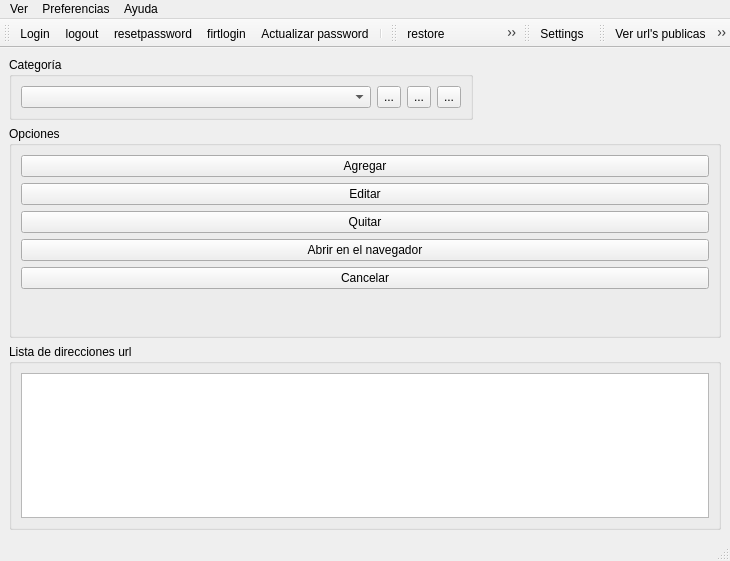
<?xml version="1.0" encoding="UTF-8"?>
<ui version="4.0">
 <class>MainForm</class>
 <widget class="QMainWindow" name="MainForm">
  <property name="geometry">
   <rect>
    <x>0</x>
    <y>0</y>
    <width>730</width>
    <height>561</height>
   </rect>
  </property>
  <property name="windowTitle">
   <string>MainForm</string>
  </property>
  <property name="iconSize">
   <size>
    <width>30</width>
    <height>30</height>
   </size>
  </property>
  <widget class="QWidget" name="centralwidget">
   <layout class="QVBoxLayout" name="verticalLayout">
    <item>
     <layout class="QHBoxLayout" name="horizontalLayout_2">
      <item>
       <widget class="QGroupBox" name="groupBox">
        <property name="title">
         <string>Categoría</string>
        </property>
        <layout class="QHBoxLayout" name="horizontalLayout">
         <item>
          <widget class="QComboBox" name="cboCategory">
           <property name="minimumSize">
            <size>
             <width>350</width>
             <height>0</height>
            </size>
           </property>
           <property name="sizeIncrement">
            <size>
             <width>350</width>
             <height>0</height>
            </size>
           </property>
          </widget>
         </item>
         <item>
          <widget class="QToolButton" name="btnNewCategory">
           <property name="minimumSize">
            <size>
             <width>0</width>
             <height>22</height>
            </size>
           </property>
           <property name="text">
            <string>...</string>
           </property>
           <property name="iconSize">
            <size>
             <width>24</width>
             <height>24</height>
            </size>
           </property>
           <property name="autoRaise">
            <bool>false</bool>
           </property>
          </widget>
         </item>
         <item>
          <widget class="QToolButton" name="btnEditCategory">
           <property name="minimumSize">
            <size>
             <width>0</width>
             <height>22</height>
            </size>
           </property>
           <property name="text">
            <string>...</string>
           </property>
           <property name="iconSize">
            <size>
             <width>24</width>
             <height>24</height>
            </size>
           </property>
           <property name="autoRaise">
            <bool>false</bool>
           </property>
          </widget>
         </item>
         <item>
          <widget class="QToolButton" name="btnDeleteCategory">
           <property name="minimumSize">
            <size>
             <width>0</width>
             <height>22</height>
            </size>
           </property>
           <property name="text">
            <string>...</string>
           </property>
           <property name="iconSize">
            <size>
             <width>24</width>
             <height>24</height>
            </size>
           </property>
           <property name="autoRaise">
            <bool>false</bool>
           </property>
          </widget>
         </item>
        </layout>
       </widget>
      </item>
      <item>
       <spacer name="horizontalSpacer">
        <property name="orientation">
         <enum>Qt::Orientation::Horizontal</enum>
        </property>
        <property name="sizeHint" stdset="0">
         <size>
          <width>40</width>
          <height>20</height>
         </size>
        </property>
       </spacer>
      </item>
     </layout>
    </item>
    <item>
     <layout class="QHBoxLayout" name="horizontalLayout_3">
      <item>
       <layout class="QVBoxLayout" name="insertLayout"/>
      </item>
      <item>
       <widget class="QGroupBox" name="groupBox_5">
        <property name="sizePolicy">
         <sizepolicy hsizetype="Preferred" vsizetype="Fixed">
          <horstretch>0</horstretch>
          <verstretch>0</verstretch>
         </sizepolicy>
        </property>
        <property name="minimumSize">
         <size>
          <width>0</width>
          <height>0</height>
         </size>
        </property>
        <property name="maximumSize">
         <size>
          <width>16777215</width>
          <height>212</height>
         </size>
        </property>
        <property name="title">
         <string>Opciones</string>
        </property>
        <layout class="QVBoxLayout" name="verticalLayout_2">
         <item>
          <widget class="QPushButton" name="btnAdd">
           <property name="text">
            <string>Agregar</string>
           </property>
          </widget>
         </item>
         <item>
          <widget class="QPushButton" name="btnEdit">
           <property name="text">
            <string>Editar</string>
           </property>
          </widget>
         </item>
         <item>
          <widget class="QPushButton" name="btnQuit">
           <property name="text">
            <string>Quitar</string>
           </property>
          </widget>
         </item>
         <item>
          <widget class="QPushButton" name="btnopen">
           <property name="text">
            <string>Abrir en el navegador</string>
           </property>
          </widget>
         </item>
         <item>
          <widget class="QPushButton" name="btnCancel">
           <property name="text">
            <string>Cancelar</string>
           </property>
          </widget>
         </item>
         <item>
          <spacer name="verticalSpacer">
           <property name="orientation">
            <enum>Qt::Orientation::Vertical</enum>
           </property>
           <property name="sizeHint" stdset="0">
            <size>
             <width>20</width>
             <height>40</height>
            </size>
           </property>
          </spacer>
         </item>
        </layout>
       </widget>
      </item>
     </layout>
    </item>
    <item>
     <widget class="QGroupBox" name="groupBox_3">
      <property name="title">
       <string>Lista de direcciones url</string>
      </property>
      <layout class="QVBoxLayout" name="verticalLayout_3">
       <item>
        <widget class="QTableView" name="tvUrl">
         <property name="showGrid">
          <bool>false</bool>
         </property>
        </widget>
       </item>
      </layout>
     </widget>
    </item>
   </layout>
  </widget>
  <widget class="QMenuBar" name="menubar">
   <property name="geometry">
    <rect>
     <x>0</x>
     <y>0</y>
     <width>730</width>
     <height>21</height>
    </rect>
   </property>
   <widget class="QMenu" name="menuAyuda">
    <property name="title">
     <string>Ayuda</string>
    </property>
    <addaction name="actionAcerca_del_autor"/>
   </widget>
   <widget class="QMenu" name="menuVer">
    <property name="title">
     <string>Ver</string>
    </property>
    <addaction name="showHideAction"/>
    <addaction name="showHideDatabaseAction"/>
    <addaction name="actionPreferencias"/>
    <addaction name="separator"/>
    <addaction name="separator"/>
    <addaction name="showGridAction"/>
   </widget>
   <widget class="QMenu" name="menuPreferencias">
    <property name="title">
     <string>Preferencias</string>
    </property>
    <addaction name="actionPreference"/>
   </widget>
   <addaction name="menuVer"/>
   <addaction name="menuPreferencias"/>
   <addaction name="menuAyuda"/>
  </widget>
  <widget class="QStatusBar" name="statusbar"/>
  <widget class="QToolBar" name="logIntoolBar">
   <property name="cursor">
    <cursorShape>PointingHandCursor</cursorShape>
   </property>
   <property name="contextMenuPolicy">
    <enum>Qt::ContextMenuPolicy::PreventContextMenu</enum>
   </property>
   <property name="windowTitle">
    <string>toolBar</string>
   </property>
   <property name="iconSize">
    <size>
     <width>32</width>
     <height>32</height>
    </size>
   </property>
   <attribute name="toolBarArea">
    <enum>TopToolBarArea</enum>
   </attribute>
   <attribute name="toolBarBreak">
    <bool>false</bool>
   </attribute>
   <addaction name="btnLogIn"/>
   <addaction name="btnLogOut"/>
   <addaction name="btnResetPassword"/>
   <addaction name="firstTimeLogInBtn"/>
   <addaction name="actionActualizar_password"/>
   <addaction name="separator"/>
  </widget>
  <widget class="QToolBar" name="dataBasetoolBar">
   <property name="cursor">
    <cursorShape>PointingHandCursor</cursorShape>
   </property>
   <property name="contextMenuPolicy">
    <enum>Qt::ContextMenuPolicy::PreventContextMenu</enum>
   </property>
   <property name="windowTitle">
    <string>toolBar_2</string>
   </property>
   <property name="iconSize">
    <size>
     <width>32</width>
     <height>32</height>
    </size>
   </property>
   <attribute name="toolBarArea">
    <enum>TopToolBarArea</enum>
   </attribute>
   <attribute name="toolBarBreak">
    <bool>false</bool>
   </attribute>
   <addaction name="btnRestore"/>
   <addaction name="btnBackUp"/>
   <addaction name="btnUserBackup"/>
   <addaction name="btnRestoreBackup_user"/>
  </widget>
  <widget class="QToolBar" name="preferenceToolBar">
   <property name="cursor">
    <cursorShape>PointingHandCursor</cursorShape>
   </property>
   <property name="contextMenuPolicy">
    <enum>Qt::ContextMenuPolicy::PreventContextMenu</enum>
   </property>
   <property name="windowTitle">
    <string>toolBar</string>
   </property>
   <property name="iconSize">
    <size>
     <width>32</width>
     <height>32</height>
    </size>
   </property>
   <attribute name="toolBarArea">
    <enum>TopToolBarArea</enum>
   </attribute>
   <attribute name="toolBarBreak">
    <bool>false</bool>
   </attribute>
   <addaction name="btnSettings"/>
  </widget>
  <widget class="QToolBar" name="toolBar">
   <property name="contextMenuPolicy">
    <enum>Qt::ContextMenuPolicy::PreventContextMenu</enum>
   </property>
   <property name="windowTitle">
    <string>toolBar</string>
   </property>
   <property name="iconSize">
    <size>
     <width>32</width>
     <height>32</height>
    </size>
   </property>
   <attribute name="toolBarArea">
    <enum>TopToolBarArea</enum>
   </attribute>
   <attribute name="toolBarBreak">
    <bool>false</bool>
   </attribute>
   <addaction name="actionVer_url_s_publicas"/>
   <addaction name="excelExportAction"/>
   <addaction name="csvExportAction"/>
   <addaction name="tsvExportAction"/>
   <addaction name="txtExportAction"/>
   <addaction name="separator"/>
   <addaction name="importAction"/>
  </widget>
  <action name="btnLogIn">
   <property name="icon">
    <iconset resource="rsc.qrc">
     <normaloff>:/img/log-in.svg</normaloff>:/img/log-in.svg</iconset>
   </property>
   <property name="text">
    <string>Login</string>
   </property>
   <property name="toolTip">
    <string>Iniciar sesión(Ctrl+L)</string>
   </property>
   <property name="shortcut">
    <string>Ctrl+L</string>
   </property>
   <property name="menuRole">
    <enum>QAction::MenuRole::NoRole</enum>
   </property>
  </action>
  <action name="btnLogOut">
   <property name="icon">
    <iconset resource="rsc.qrc">
     <normaloff>:/img/log-out.svg</normaloff>:/img/log-out.svg</iconset>
   </property>
   <property name="text">
    <string>logout</string>
   </property>
   <property name="shortcut">
    <string>Ctrl+Q</string>
   </property>
   <property name="menuRole">
    <enum>QAction::MenuRole::NoRole</enum>
   </property>
  </action>
  <action name="btnResetPassword">
   <property name="icon">
    <iconset resource="rsc.qrc">
     <normaloff>:/img/restore-password.svg</normaloff>:/img/restore-password.svg</iconset>
   </property>
   <property name="text">
    <string>resetpassword</string>
   </property>
   <property name="toolTip">
    <string>Reestablecer clave o password(Ctrl+Shift+P)</string>
   </property>
   <property name="shortcut">
    <string>Ctrl+Shift+P</string>
   </property>
   <property name="menuRole">
    <enum>QAction::MenuRole::NoRole</enum>
   </property>
  </action>
  <action name="firstTimeLogInBtn">
   <property name="icon">
    <iconset resource="rsc.qrc">
     <normaloff>:/img/user-cog.svg</normaloff>:/img/user-cog.svg</iconset>
   </property>
   <property name="text">
    <string>firtlogin</string>
   </property>
   <property name="menuRole">
    <enum>QAction::MenuRole::NoRole</enum>
   </property>
  </action>
  <action name="btnRestore">
   <property name="icon">
    <iconset resource="rsc.qrc">
     <normaloff>:/img/database-zap.svg</normaloff>:/img/database-zap.svg</iconset>
   </property>
   <property name="text">
    <string>restore</string>
   </property>
   <property name="menuRole">
    <enum>QAction::MenuRole::NoRole</enum>
   </property>
  </action>
  <action name="btnBackUp">
   <property name="icon">
    <iconset resource="rsc.qrc">
     <normaloff>:/img/database-backup.svg</normaloff>:/img/database-backup.svg</iconset>
   </property>
   <property name="text">
    <string>backup</string>
   </property>
   <property name="menuRole">
    <enum>QAction::MenuRole::NoRole</enum>
   </property>
  </action>
  <action name="actionAcerca_del_autor">
   <property name="text">
    <string>Acerca de</string>
   </property>
  </action>
  <action name="showHideAction">
   <property name="text">
    <string>Login tool bar</string>
   </property>
  </action>
  <action name="showHideDatabaseAction">
   <property name="text">
    <string>Database tool bar</string>
   </property>
  </action>
  <action name="btnSettings">
   <property name="icon">
    <iconset resource="rsc.qrc">
     <normaloff>:/img/settings.svg</normaloff>:/img/settings.svg</iconset>
   </property>
   <property name="text">
    <string>Settings</string>
   </property>
   <property name="menuRole">
    <enum>QAction::MenuRole::NoRole</enum>
   </property>
  </action>
  <action name="actionPreferencias">
   <property name="text">
    <string>Preferencias tool bar</string>
   </property>
  </action>
  <action name="actionPreference">
   <property name="text">
    <string>Abrir dialogo de preferencias</string>
   </property>
  </action>
  <action name="actionActualizar_password">
   <property name="icon">
    <iconset resource="rsc.qrc">
     <normaloff>:/img/key-round.svg</normaloff>:/img/key-round.svg</iconset>
   </property>
   <property name="text">
    <string>Actualizar password</string>
   </property>
   <property name="toolTip">
    <string>Cambiar o actualizar password</string>
   </property>
   <property name="menuRole">
    <enum>QAction::MenuRole::NoRole</enum>
   </property>
  </action>
  <action name="actionVer_url_s_publicas">
   <property name="icon">
    <iconset resource="rsc.qrc">
     <normaloff>:/img/public-url.svg</normaloff>:/img/public-url.svg</iconset>
   </property>
   <property name="text">
    <string>Ver url's publicas</string>
   </property>
   <property name="toolTip">
    <string>Ver url's publicas</string>
   </property>
   <property name="menuRole">
    <enum>QAction::MenuRole::NoRole</enum>
   </property>
  </action>
  <action name="showGridAction">
   <property name="text">
    <string>Ver separadores de tabla</string>
   </property>
  </action>
  <action name="excelExportAction">
   <property name="icon">
    <iconset resource="rsc.qrc">
     <normaloff>:/img/xslx.png</normaloff>:/img/xslx.png</iconset>
   </property>
   <property name="text">
    <string>Exportar como libro de excel</string>
   </property>
   <property name="toolTip">
    <string>Exportar como libro de Excel (.xlsx)</string>
   </property>
   <property name="menuRole">
    <enum>QAction::MenuRole::NoRole</enum>
   </property>
  </action>
  <action name="csvExportAction">
   <property name="icon">
    <iconset resource="rsc.qrc">
     <normaloff>:/img/csv.png</normaloff>:/img/csv.png</iconset>
   </property>
   <property name="text">
    <string>Exportar como texto separado por comas</string>
   </property>
   <property name="toolTip">
    <string>Exportar como texto separado por comas (.csv)</string>
   </property>
   <property name="menuRole">
    <enum>QAction::MenuRole::NoRole</enum>
   </property>
  </action>
  <action name="tsvExportAction">
   <property name="icon">
    <iconset resource="rsc.qrc">
     <normaloff>:/img/tsv.png</normaloff>:/img/tsv.png</iconset>
   </property>
   <property name="text">
    <string>Exportar como valores separados por tabulaciones</string>
   </property>
   <property name="toolTip">
    <string>Exportar como valores separados por tabulaciones (.tsv)</string>
   </property>
   <property name="menuRole">
    <enum>QAction::MenuRole::NoRole</enum>
   </property>
  </action>
  <action name="txtExportAction">
   <property name="icon">
    <iconset resource="rsc.qrc">
     <normaloff>:/img/txt.png</normaloff>:/img/txt.png</iconset>
   </property>
   <property name="text">
    <string>Exportar como texto plano</string>
   </property>
   <property name="toolTip">
    <string>Exportar como texto plano (.txt)</string>
   </property>
   <property name="menuRole">
    <enum>QAction::MenuRole::NoRole</enum>
   </property>
  </action>
  <action name="importAction">
   <property name="icon">
    <iconset resource="rsc.qrc">
     <normaloff>:/img/import.png</normaloff>:/img/import.png</iconset>
   </property>
   <property name="text">
    <string>Importar desde archivo</string>
   </property>
   <property name="toolTip">
    <string>Importar desde archivo</string>
   </property>
   <property name="menuRole">
    <enum>QAction::MenuRole::NoRole</enum>
   </property>
  </action>
  <action name="btnUserBackup">
   <property name="icon">
    <iconset resource="rsc.qrc">
     <normaloff>:/img/userbackup.svg</normaloff>:/img/userbackup.svg</iconset>
   </property>
   <property name="text">
    <string>Back up usuario</string>
   </property>
   <property name="toolTip">
    <string>Generar copia de seguridad del usuario</string>
   </property>
   <property name="menuRole">
    <enum>QAction::MenuRole::NoRole</enum>
   </property>
  </action>
  <action name="btnRestoreBackup_user">
   <property name="icon">
    <iconset resource="rsc.qrc">
     <normaloff>:/img/userrestore.svg</normaloff>:/img/userrestore.svg</iconset>
   </property>
   <property name="text">
    <string>Restaurar copia</string>
   </property>
   <property name="toolTip">
    <string>Restaurar copia de seguridad del usuario</string>
   </property>
   <property name="menuRole">
    <enum>QAction::MenuRole::NoRole</enum>
   </property>
  </action>
 </widget>
 <resources>
  <include location="rsc.qrc"/>
 </resources>
 <connections/>
</ui>
